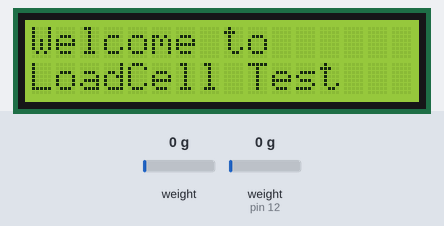
The sketch below on a simulated Arduino Uno, built with avr-gcc and run on an emulated ATmega328P. Shown: 16×2 character LCD. The inputs (shaded band) are chosen by the test bench; at power-on: weight on the scale (sensor on pin 12) 0 g, weight on the scale 0 g. What the sketch prints to the serial monitor is not drawn.

Above: at 1.1 s.
At 9.2 s:
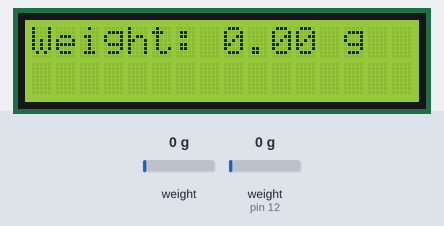
9.3 s: weight on the scale (sensor on pin 12) set to 100 g
At 10.6 s:
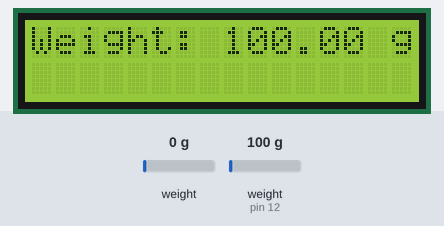
11.1 s: weight on the scale (sensor on pin 12) set to 1250 g
At 12.4 s:
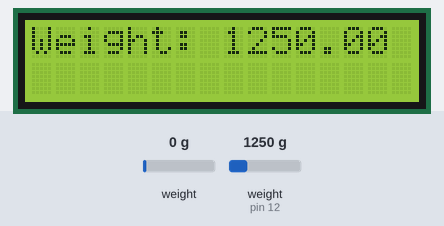
13.1 s: weight on the scale (sensor on pin 12) set to 2500 g
At 14.3 s:
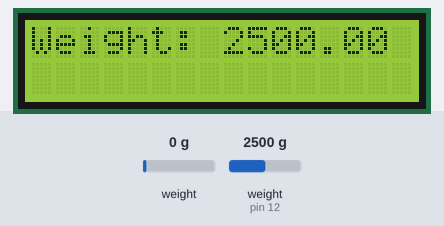
Timing chart, 0 to 16.1 s (numbered marks = the images above; inputs shaded):
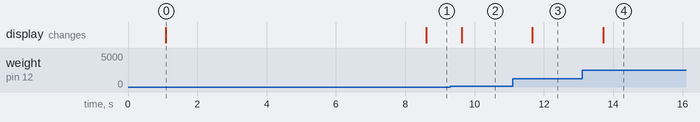

Measured:
- after the input at 9.3 s, the display: changes after 0.32 s (image 2)
- after the input at 11.1 s, the display: changes after 0.56 s (image 3)
- after the input at 13.1 s, the display: changes after 0.61 s (image 4)
- what the display in image 0 shows lasts 7.5 s, from 1.1 s to 8.6 s

The sketch:

localloadcell.ino
```cpp
#include <HX711.h>
#include <Wire.h>

#include <LiquidCrystal_I2C.h>
LiquidCrystal_I2C lcd(0x27,16,2); //set the LCD address to 0x27 for a 16 chars and 2 line display
#include "HX711.h"

HX711 scale;

uint8_t dataPin = 12;   //12;
uint8_t clockPin = 14; //13;

uint32_t start, stop;
volatile float weight;


void setup() {
  Serial.begin(115200);

  // Set up the HX711 and LCD
 scale.tare();
  lcd.begin();
  lcd.backlight();

  // Print a welcome message to the LCD
  lcd.setCursor(0, 0);
  lcd.print("Welcome to");
  lcd.setCursor(0, 1);
  lcd.print("LoadCell Test");

  delay(6000);

    scale.begin(dataPin, clockPin);
  // calib = reading / kown weight
  // TODO find a nice solution for this calibration..
  // load cell factor 20 KG
  // scale.set_scale(127.15);
  // load cell factor 5 KG
  float calib= (140075/100);
  scale.set_scale(calib);       // TODO you need to calibrate this yourself.
  // reset the scale to zero = 0
  scale.tare();

}

void loop() {
  // Get the weight reading from the HX711
   weight = scale.get_units(5);

  // Print the weight reading to the serial monitor
  Serial.print("Weight: ");
  Serial.println(weight);

  // Print the weight reading to the LCD
  lcd.clear();
  lcd.setCursor(0, 0);
  lcd.print("Weight: ");
  lcd.print(weight, 2);
  lcd.print(" g");

  delay(500);
}
```
